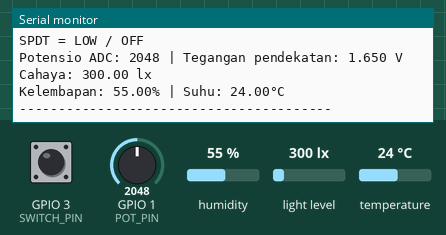
Simulated run of this program. Board: ESP32-C3. Parts: the last lines printed to the serial monitor. The inputs (shaded band) are chosen by the test bench; at power-on: GPIO 3 (SWITCH_PIN) LOW, humidity 55 %, light level 300 lx, GPIO 1 (POT_PIN) = 2048, temperature 24 °C (analog values on the 0–4095 scale).

Above: at 2.2 s.
2.3 s: GPIO 3 (SWITCH_PIN) pulled HIGH for 1.3 s
5.1 s: humidity set to 22 %
6.6 s: light level set to 40 lx
At 7.8 s:
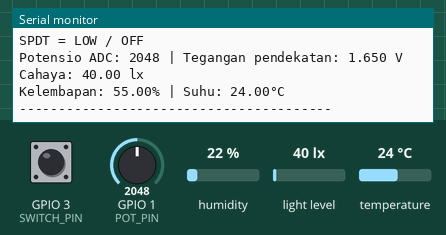
8.1 s: GPIO 1 (POT_PIN) set to 2866
At 8.1 s:
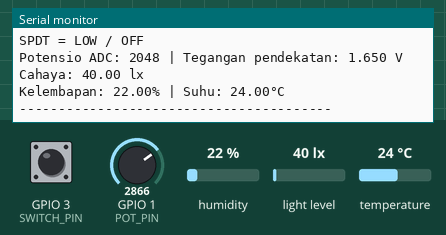
9.6 s: temperature set to 12 °C
11.1 s: light level set to 500 lx
At 11.1 s:
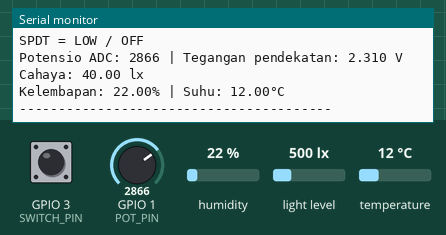
Timing chart, 0 to 13.6 s (numbered marks = the images above; inputs shaded):
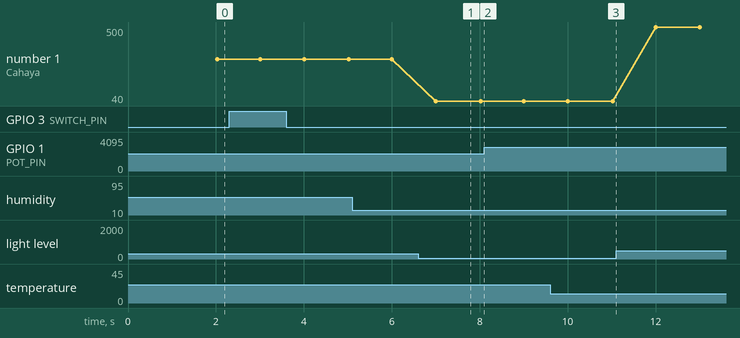

The program:

main.cpp
```cpp
#include <Arduino.h>
#include <Wire.h>
#include <BH1750.h>
#include <DHT.h>

constexpr uint8_t SWITCH_PIN = 3;
constexpr uint8_t POT_PIN = 1;
constexpr uint8_t DHT_PIN = 4;
constexpr uint8_t DHT_TYPE = DHT11;

BH1750 lightMeter;
DHT dht(DHT_PIN, DHT_TYPE);

void setup() {
  Serial.begin(115200);
  delay(1000);

  pinMode(SWITCH_PIN, INPUT_PULLDOWN);
  analogReadResolution(12);

  Wire.begin(20, 21);

  if (lightMeter.begin(BH1750::CONTINUOUS_HIGH_RES_MODE)) {
    Serial.println("BH1750 siap.");
  } else {
    Serial.println("BH1750 tidak terdeteksi.");
  }

  dht.begin();
}

void loop() {
  static unsigned long lastPrint = 1000;
  const unsigned long interval = 1000;

  if (millis() - lastPrint >= interval) {
    lastPrint = millis();

    Serial.println("=== NODE AKUISISI IIoT ===");

    const int spdtState = digitalRead(SWITCH_PIN);
    const int raw = analogRead(POT_PIN);
    const float voltage = (raw / 4095.0f) * 3.3f;
    const float lux = lightMeter.readLightLevel();
    const float humidity = dht.readHumidity();
    const float temperature = dht.readTemperature();

    Serial.print("SPDT = ");
    Serial.println(spdtState == HIGH ? "HIGH / ON" : "LOW / OFF");

    Serial.print("Potensio ADC: ");
    Serial.print(raw);
    Serial.print(" | Tegangan pendekatan: ");
    Serial.print(voltage, 3);
    Serial.println(" V");

    if (isnan(lux)) {
      Serial.println("BH1750 gagal membaca cahaya.");
    } else {
      Serial.print("Cahaya: ");
      Serial.print(lux, 2);
      Serial.println(" lx");
    }

    if (isnan(humidity) || isnan(temperature)) {
      Serial.println("Gagal membaca sensor DHT11!");
    } else {
      Serial.print("Kelembapan: ");
      Serial.print(humidity);
      Serial.print("% | Suhu: ");
      Serial.print(temperature);
      Serial.println("°C");
    }

    Serial.println("----------------------------------------");
  }

}
```

Measured:
- after the input at 6.6 s, the serial monitor: prints a new line after 0.40 s (image 1)
- plotted number 1: 300 → 40 after the input at 6.6 s, 40 → 500 after the input at 11.1 s
